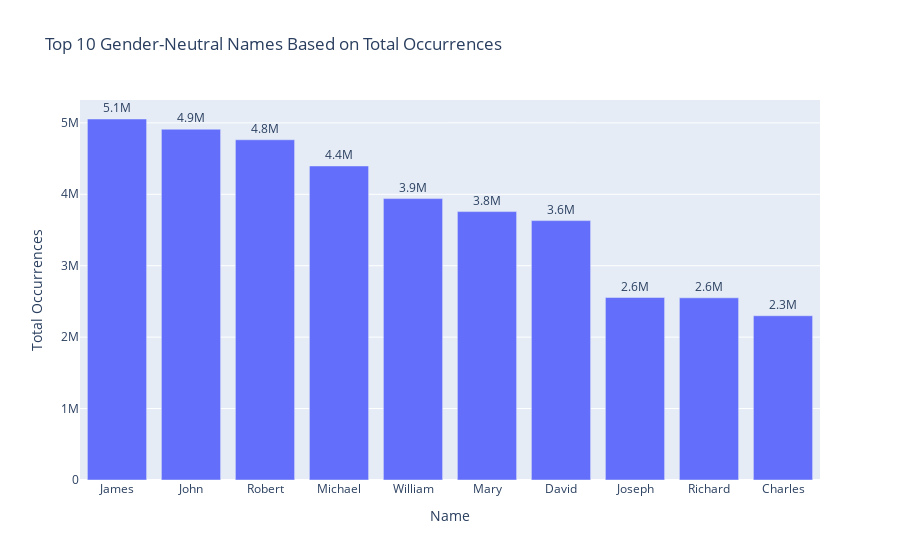

The code cell stored with this chart in its notebook:
### Code cell
# Correcting the approach to find gender-neutral names
# We will consider names that have a significant number of both male and female occurrences
%matplotlib inline
gender_neutral_names = df_merged.groupby(['name', 'gender'])['number'].sum().unstack().fillna(0)
gender_neutral_names['total'] = gender_neutral_names['F'] + gender_neutral_names['M']
# Filtering names that have at least 1000 occurrences for both genders and sorting by total occurrences
gender_neutral_names = gender_neutral_names[(gender_neutral_names['F'] >= 1000) & (gender_neutral_names['M'] >= 1000)]
gender_neutral_names = gender_neutral_names.sort_values(by='total', ascending=False).head(10)
# Plotting the top 10 gender-neutral names based on total occurrences
fig7 = px.bar(gender_neutral_names.reset_index(), x='name', y='total', title='Top 10 Gender-Neutral Names Based on Total Occurrences', text='total')
fig7.update_traces(texttemplate='%{text:.2s}', textposition='outside')
fig7.update_layout(xaxis_title='Name', yaxis_title='Total Occurrences', uniformtext_minsize=8, uniformtext_mode='hide')
# Displaying the plot
fig7.show()

### Figure 1 — Plotly figure (JSON) as saved in the notebook; plotly's stock layout.template omitted (floating-point values rounded to 4 significant figures)
{"data": [{"alignmentgroup": "True", "hovertemplate": "name=%{x}<br>total=%{text}<extra></extra>", "legendgroup": "", "marker": {"color": "#636efa", "pattern": {"shape": ""}}, "name": "", "offsetgroup": "", "orientation": "v", "showlegend": false, "text": [5054074, 4910976, 4763102, 4396482, 3939912, 3757625, 3631489, 2554530, 2550606, 2299419], "textposition": "outside", "texttemplate": "%{text:.2s}", "type": "bar", "x": ["James", "John", "Robert", "Michael", "William", "Mary", "David", "Joseph", "Richard", "Charles"], "xaxis": "x", "y": [5054074, 4910976, 4763102, 4396482, 3939912, 3757625, 3631489, 2554530, 2550606, 2299419], "yaxis": "y"}], "layout": {"barmode": "relative", "legend": {"tracegroupgap": 0}, "title": {"text": "Top 10 Gender-Neutral Names Based on Total Occurrences"}, "uniformtext": {"minsize": 8, "mode": "hide"}, "xaxis": {"anchor": "y", "domain": [0, 1], "title": {"text": "Name"}}, "yaxis": {"anchor": "x", "domain": [0, 1], "title": {"text": "Total Occurrences"}}}}
